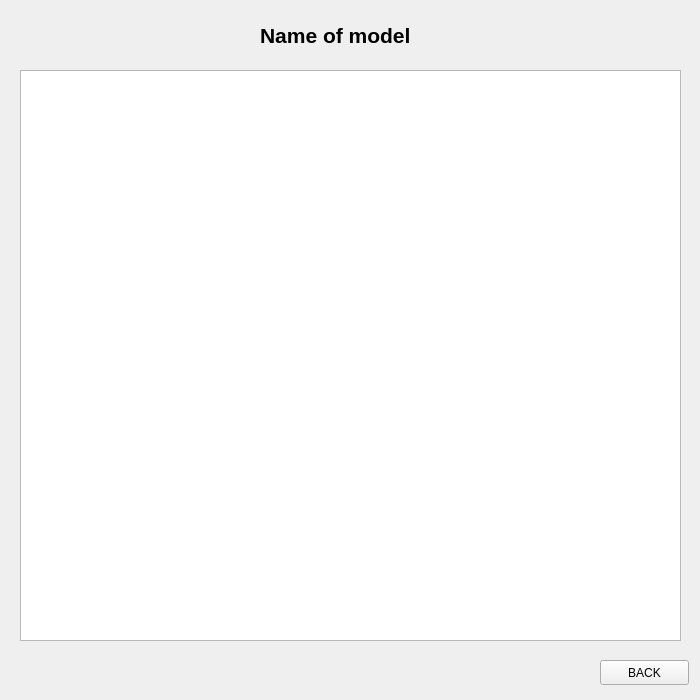
<?xml version="1.0" encoding="UTF-8"?>
<ui version="4.0">
 <class>ExplainForm</class>
 <widget class="QWidget" name="ExplainForm">
  <property name="geometry">
   <rect>
    <x>0</x>
    <y>0</y>
    <width>700</width>
    <height>700</height>
   </rect>
  </property>
  <property name="windowTitle">
   <string>Form</string>
  </property>
  <widget class="QPushButton" name="BackPushButton">
   <property name="geometry">
    <rect>
     <x>600</x>
     <y>660</y>
     <width>89</width>
     <height>25</height>
    </rect>
   </property>
   <property name="text">
    <string>BACK</string>
   </property>
  </widget>
  <widget class="QTableWidget" name="ExplainTableWidget">
   <property name="geometry">
    <rect>
     <x>20</x>
     <y>70</y>
     <width>661</width>
     <height>571</height>
    </rect>
   </property>
  </widget>
  <widget class="QLabel" name="PaintModelLabel">
   <property name="geometry">
    <rect>
     <x>260</x>
     <y>20</y>
     <width>161</width>
     <height>31</height>
    </rect>
   </property>
   <property name="text">
    <string>&lt;html&gt;&lt;head/&gt;&lt;body&gt;&lt;p&gt;&lt;span style=&quot; font-size:16pt; font-weight:600;&quot;&gt;Name of model&lt;/span&gt;&lt;/p&gt;&lt;/body&gt;&lt;/html&gt;</string>
   </property>
  </widget>
 </widget>
 <resources/>
 <connections/>
</ui>
